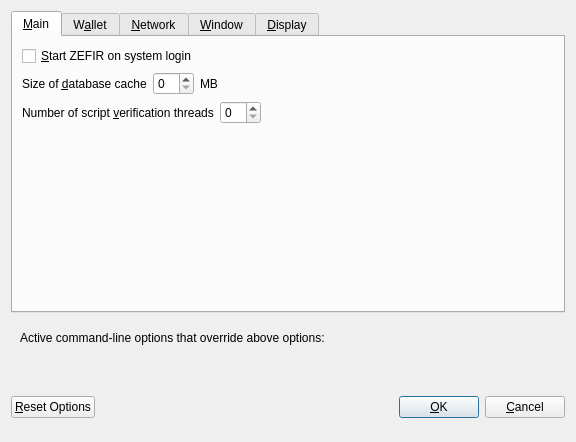
<?xml version="1.0" encoding="UTF-8"?>
<ui version="4.0">
 <class>OptionsDialog</class>
 <widget class="QDialog" name="OptionsDialog">
  <property name="geometry">
   <rect>
    <x>0</x>
    <y>0</y>
    <width>576</width>
    <height>442</height>
   </rect>
  </property>
  <property name="windowTitle">
   <string>Options</string>
  </property>
  <property name="modal">
   <bool>true</bool>
  </property>
  <layout class="QVBoxLayout" name="verticalLayout">
   <item>
    <widget class="QTabWidget" name="tabWidget">
     <property name="currentIndex">
      <number>0</number>
     </property>
     <widget class="QWidget" name="tabMain">
      <attribute name="title">
       <string>&amp;Main</string>
      </attribute>
      <layout class="QVBoxLayout" name="verticalLayout_Main">
       <item>
        <widget class="QCheckBox" name="bitcoinAtStartup">
         <property name="toolTip">
          <string>Automatically start ZEFIR after logging in to the system.</string>
         </property>
         <property name="text">
          <string>&amp;Start ZEFIR on system login</string>
         </property>
        </widget>
       </item>
       <item>
        <layout class="QHBoxLayout" name="horizontalLayout_2_Main">
         <item>
          <widget class="QLabel" name="databaseCacheLabel">
           <property name="text">
            <string>Size of &amp;database cache</string>
           </property>
           <property name="textFormat">
            <enum>Qt::PlainText</enum>
           </property>
           <property name="buddy">
            <cstring>databaseCache</cstring>
           </property>
          </widget>
         </item>
         <item>
          <widget class="QSpinBox" name="databaseCache"/>
         </item>
         <item>
          <widget class="QLabel" name="databaseCacheUnitLabel">
           <property name="text">
            <string>MB</string>
           </property>
           <property name="textFormat">
            <enum>Qt::PlainText</enum>
           </property>
          </widget>
         </item>
         <item>
          <spacer name="horizontalSpacer_2_Main">
           <property name="orientation">
            <enum>Qt::Horizontal</enum>
           </property>
           <property name="sizeHint" stdset="0">
            <size>
             <width>40</width>
             <height>20</height>
            </size>
           </property>
          </spacer>
         </item>
        </layout>
       </item>
       <item>
        <layout class="QHBoxLayout" name="horizontalLayout_3_Main">
         <item>
          <widget class="QLabel" name="threadsScriptVerifLabel">
           <property name="text">
            <string>Number of script &amp;verification threads</string>
           </property>
           <property name="textFormat">
            <enum>Qt::PlainText</enum>
           </property>
           <property name="buddy">
            <cstring>threadsScriptVerif</cstring>
           </property>
          </widget>
         </item>
         <item>
          <widget class="QSpinBox" name="threadsScriptVerif">
           <property name="toolTip">
            <string>(0 = auto, &lt;0 = leave that many cores free)</string>
           </property>
          </widget>
         </item>
         <item>
          <spacer name="horizontalSpacer_3_Main">
           <property name="orientation">
            <enum>Qt::Horizontal</enum>
           </property>
           <property name="sizeHint" stdset="0">
            <size>
             <width>40</width>
             <height>20</height>
            </size>
           </property>
          </spacer>
         </item>
        </layout>
       </item>
       <item>
        <spacer name="verticalSpacer_2">
         <property name="orientation">
          <enum>Qt::Vertical</enum>
         </property>
         <property name="sizeHint" stdset="0">
          <size>
           <width>20</width>
           <height>40</height>
          </size>
         </property>
        </spacer>
       </item>
      </layout>
     </widget>
     <widget class="QWidget" name="tabWallet">
      <attribute name="title">
       <string>W&amp;allet</string>
      </attribute>
      <layout class="QVBoxLayout" name="verticalLayout_Wallet">
       <item>
        <layout class="QHBoxLayout" name="horizontalLayout_2_Wallet">
         <item>
          <widget class="QLabel" name="labelStakeSplitThresholdText">
           <property name="text">
            <string>Stake split threshold:</string>
           </property>
          </widget>
         </item>
         <item>
          <widget class="QSpinBox" name="spinBoxStakeSplitThreshold">
           <property name="minimum">
            <number>1</number>
           </property>
           <property name="maximum">
            <number>999999</number>
           </property>
          </widget>
         </item>
        </layout>
       </item>
       <item>
        <widget class="QGroupBox" name="groupBox">
         <property name="title">
          <string>Expert</string>
         </property>
         <layout class="QVBoxLayout" name="verticalLayout_2">
          <item>
           <widget class="QCheckBox" name="coinControlFeatures">
            <property name="toolTip">
             <string>Whether to show coin control features or not.</string>
            </property>
            <property name="text">
             <string>Enable coin &amp;control features</string>
            </property>
           </widget>
          </item>
          <item>
           <widget class="QCheckBox" name="showMasternodesTab">
            <property name="toolTip">
             <string>Show additional tab listing all your masternodes in first sub-tab&lt;br/&gt;and all masternodes on the network in second sub-tab.</string>
            </property>
            <property name="text">
             <string>Show Masternodes Tab</string>
            </property>
           </widget>
          </item>
          <item>
           <widget class="QCheckBox" name="spendZeroConfChange">
            <property name="toolTip">
             <string>If you disable the spending of unconfirmed change, the change from a transaction&lt;br/&gt;cannot be used until that transaction has at least one confirmation.&lt;br/&gt;This also affects how your balance is computed.</string>
            </property>
            <property name="text">
             <string>&amp;Spend unconfirmed change</string>
            </property>
           </widget>
          </item>
         </layout>
        </widget>
       </item>
       <item>
        <spacer name="verticalSpacer_Wallet">
         <property name="orientation">
          <enum>Qt::Vertical</enum>
         </property>
         <property name="sizeHint" stdset="0">
          <size>
           <width>20</width>
           <height>40</height>
          </size>
         </property>
        </spacer>
       </item>
      </layout>
     </widget>
     <widget class="QWidget" name="tabNetwork">
      <attribute name="title">
       <string>&amp;Network</string>
      </attribute>
      <layout class="QVBoxLayout" name="verticalLayout_Network">
       <item>
        <widget class="QCheckBox" name="mapPortUpnp">
         <property name="toolTip">
          <string>Automatically open the ZEFIR client port on the router. This only works when your router supports UPnP and it is enabled.</string>
         </property>
         <property name="text">
          <string>Map port using &amp;UPnP</string>
         </property>
        </widget>
       </item>
       <item>
        <widget class="QCheckBox" name="allowIncoming">
         <property name="toolTip">
          <string>Accept connections from outside</string>
         </property>
         <property name="text">
          <string>Allow incoming connections</string>
         </property>
        </widget>
       </item>
       <item>
        <widget class="QCheckBox" name="connectSocks">
         <property name="toolTip">
          <string>Connect to the ZEFIR network through a SOCKS5 proxy.</string>
         </property>
         <property name="text">
          <string>&amp;Connect through SOCKS5 proxy (default proxy):</string>
         </property>
        </widget>
       </item>
       <item>
        <layout class="QHBoxLayout" name="horizontalLayout_1_Network">
         <item>
          <widget class="QLabel" name="proxyIpLabel">
           <property name="text">
            <string>Proxy &amp;IP:</string>
           </property>
           <property name="textFormat">
            <enum>Qt::PlainText</enum>
           </property>
           <property name="buddy">
            <cstring>proxyIp</cstring>
           </property>
          </widget>
         </item>
         <item>
          <widget class="QValidatedLineEdit" name="proxyIp">
           <property name="minimumSize">
            <size>
             <width>140</width>
             <height>0</height>
            </size>
           </property>
           <property name="maximumSize">
            <size>
             <width>140</width>
             <height>16777215</height>
            </size>
           </property>
           <property name="toolTip">
            <string>IP address of the proxy (e.g. IPv4: 127.0.0.1 / IPv6: ::1)</string>
           </property>
          </widget>
         </item>
         <item>
          <widget class="QLabel" name="proxyPortLabel">
           <property name="text">
            <string>&amp;Port:</string>
           </property>
           <property name="textFormat">
            <enum>Qt::PlainText</enum>
           </property>
           <property name="buddy">
            <cstring>proxyPort</cstring>
           </property>
          </widget>
         </item>
         <item>
          <widget class="QLineEdit" name="proxyPort">
           <property name="minimumSize">
            <size>
             <width>55</width>
             <height>0</height>
            </size>
           </property>
           <property name="maximumSize">
            <size>
             <width>55</width>
             <height>16777215</height>
            </size>
           </property>
           <property name="toolTip">
            <string>Port of the proxy (e.g. 9050)</string>
           </property>
          </widget>
         </item>
         <item>
          <spacer name="horizontalSpacer_1_Network">
           <property name="orientation">
            <enum>Qt::Horizontal</enum>
           </property>
           <property name="sizeHint" stdset="0">
            <size>
             <width>40</width>
             <height>20</height>
            </size>
           </property>
          </spacer>
         </item>
        </layout>
       </item>
       <item>
        <spacer name="verticalSpacer_Network">
         <property name="orientation">
          <enum>Qt::Vertical</enum>
         </property>
         <property name="sizeHint" stdset="0">
          <size>
           <width>20</width>
           <height>40</height>
          </size>
         </property>
        </spacer>
       </item>
      </layout>
     </widget>
     <widget class="QWidget" name="tabWindow">
      <attribute name="title">
       <string>&amp;Window</string>
      </attribute>
      <layout class="QVBoxLayout" name="verticalLayout_Window">
       <item>
        <widget class="QCheckBox" name="minimizeToTray">
         <property name="toolTip">
          <string>Show only a tray icon after minimizing the window.</string>
         </property>
         <property name="text">
          <string>&amp;Minimize to the tray instead of the taskbar</string>
         </property>
        </widget>
       </item>
       <item>
        <widget class="QCheckBox" name="minimizeOnClose">
         <property name="toolTip">
          <string>Minimize instead of exit the application when the window is closed. When this option is enabled, the application will be closed only after selecting Quit in the menu.</string>
         </property>
         <property name="text">
          <string>M&amp;inimize on close</string>
         </property>
        </widget>
       </item>
       <item>
        <spacer name="verticalSpacer_Window">
         <property name="orientation">
          <enum>Qt::Vertical</enum>
         </property>
         <property name="sizeHint" stdset="0">
          <size>
           <width>20</width>
           <height>40</height>
          </size>
         </property>
        </spacer>
       </item>
      </layout>
     </widget>
     <widget class="QWidget" name="tabDisplay">
      <attribute name="title">
       <string>&amp;Display</string>
      </attribute>
      <layout class="QVBoxLayout" name="verticalLayout_Display">
       <item>
        <layout class="QHBoxLayout" name="horizontalLayout_1_Display">
         <item>
          <widget class="QLabel" name="langLabel">
           <property name="text">
            <string>User Interface &amp;language:</string>
           </property>
           <property name="textFormat">
            <enum>Qt::PlainText</enum>
           </property>
           <property name="buddy">
            <cstring>lang</cstring>
           </property>
          </widget>
         </item>
         <item>
          <widget class="QValueComboBox" name="lang">
           <property name="toolTip">
            <string>The user interface language can be set here. This setting will take effect after restarting ZEFIR.</string>
           </property>
          </widget>
         </item>
        </layout>
       </item>
       <item>
        <widget class="QLabel" name="label_3">
         <property name="toolTip">
          <string notr="true"/>
         </property>
         <property name="statusTip">
          <string notr="true"/>
         </property>
         <property name="whatsThis">
          <string notr="true"/>
         </property>
         <property name="accessibleName">
          <string notr="true"/>
         </property>
         <property name="text">
          <string>Language missing or translation incomplete? Help contributing translations here:
https://www.transifex.com/zefir-project/zefir-project-translations</string>
         </property>
         <property name="wordWrap">
          <bool>true</bool>
         </property>
         <property name="openExternalLinks">
          <bool>true</bool>
         </property>
         <property name="textInteractionFlags">
          <set>Qt::TextBrowserInteraction</set>
         </property>
        </widget>
       </item>
       <item>
        <layout class="QHBoxLayout" name="horizontalLayout_4_Display" stretch="0,0">
         <item>
          <widget class="QLabel" name="themeLabel">
           <property name="text">
            <string>User Interface Theme:</string>
           </property>
          </widget>
         </item>
         <item>
          <widget class="QValueComboBox" name="theme"/>
         </item>
        </layout>
       </item>
       <item>
        <widget class="Line" name="line">
         <property name="orientation">
          <enum>Qt::Horizontal</enum>
         </property>
        </widget>
       </item>
       <item>
        <layout class="QHBoxLayout" name="horizontalLayout_2_Display">
         <item>
          <widget class="QLabel" name="unitLabel">
           <property name="text">
            <string>&amp;Unit to show amounts in:</string>
           </property>
           <property name="textFormat">
            <enum>Qt::PlainText</enum>
           </property>
           <property name="buddy">
            <cstring>unit</cstring>
           </property>
          </widget>
         </item>
         <item>
          <widget class="QValueComboBox" name="unit">
           <property name="toolTip">
            <string>Choose the default subdivision unit to show in the interface and when sending coins.</string>
           </property>
          </widget>
         </item>
        </layout>
       </item>
       <item>
        <layout class="QHBoxLayout" name="horizontalLayout_5_Display">
         <item>
          <widget class="QLabel" name="digitsLabel">
           <property name="text">
            <string>Decimal digits</string>
           </property>
          </widget>
         </item>
         <item>
          <widget class="QValueComboBox" name="digits"/>
         </item>
        </layout>
       </item>
       <item>
        <widget class="QCheckBox" name="checkBoxHideZeroBalances">
         <property name="toolTip">
          <string>Hide empty balances</string>
         </property>
         <property name="layoutDirection">
          <enum>Qt::LeftToRight</enum>
         </property>
         <property name="text">
          <string>Hide empty balances</string>
         </property>
        </widget>
       </item>
       <item>
        <layout class="QHBoxLayout" name="horizontalLayout_3_Display">
         <item>
          <widget class="QLabel" name="thirdPartyTxUrlsLabel">
           <property name="toolTip">
            <string>Third party URLs (e.g. a block explorer) that appear in the transactions tab as context menu items. %s in the URL is replaced by transaction hash. Multiple URLs are separated by vertical bar |.</string>
           </property>
           <property name="text">
            <string>Third party transaction URLs</string>
           </property>
           <property name="buddy">
            <cstring>thirdPartyTxUrls</cstring>
           </property>
          </widget>
         </item>
         <item>
          <widget class="QLineEdit" name="thirdPartyTxUrls">
           <property name="toolTip">
            <string>Third party URLs (e.g. a block explorer) that appear in the transactions tab as context menu items. %s in the URL is replaced by transaction hash. Multiple URLs are separated by vertical bar |.</string>
           </property>
          </widget>
         </item>
        </layout>
       </item>
       <item>
        <spacer name="verticalSpacer">
         <property name="orientation">
          <enum>Qt::Vertical</enum>
         </property>
         <property name="sizeHint" stdset="0">
          <size>
           <width>20</width>
           <height>40</height>
          </size>
         </property>
        </spacer>
       </item>
      </layout>
     </widget>
    </widget>
   </item>
   <item>
    <widget class="QFrame" name="frame">
     <layout class="QVBoxLayout" name="verticalLayout_Bottom">
      <item>
       <layout class="QHBoxLayout" name="horizontalLayout_Bottom">
        <item>
         <widget class="QLabel" name="overriddenByCommandLineInfoLabel">
          <property name="text">
           <string>Active command-line options that override above options:</string>
          </property>
          <property name="textFormat">
           <enum>Qt::PlainText</enum>
          </property>
         </widget>
        </item>
        <item>
         <spacer name="horizontalSpacer_Bottom">
          <property name="orientation">
           <enum>Qt::Horizontal</enum>
          </property>
          <property name="sizeHint" stdset="0">
           <size>
            <width>40</width>
            <height>20</height>
           </size>
          </property>
         </spacer>
        </item>
       </layout>
      </item>
      <item>
       <widget class="QLabel" name="overriddenByCommandLineLabel">
        <property name="text">
         <string/>
        </property>
        <property name="textFormat">
         <enum>Qt::PlainText</enum>
        </property>
        <property name="wordWrap">
         <bool>true</bool>
        </property>
       </widget>
      </item>
     </layout>
    </widget>
   </item>
   <item>
    <layout class="QHBoxLayout" name="horizontalLayout_Buttons">
     <item>
      <widget class="QPushButton" name="resetButton">
       <property name="toolTip">
        <string>Reset all client options to default.</string>
       </property>
       <property name="text">
        <string>&amp;Reset Options</string>
       </property>
       <property name="autoDefault">
        <bool>false</bool>
       </property>
      </widget>
     </item>
     <item>
      <spacer name="horizontalSpacer_1">
       <property name="orientation">
        <enum>Qt::Horizontal</enum>
       </property>
       <property name="sizeHint" stdset="0">
        <size>
         <width>40</width>
         <height>48</height>
        </size>
       </property>
      </spacer>
     </item>
     <item>
      <widget class="QLabel" name="statusLabel">
       <property name="minimumSize">
        <size>
         <width>200</width>
         <height>0</height>
        </size>
       </property>
       <property name="font">
        <font>
         <weight>75</weight>
         <bold>true</bold>
        </font>
       </property>
       <property name="text">
        <string/>
       </property>
       <property name="textFormat">
        <enum>Qt::PlainText</enum>
       </property>
       <property name="wordWrap">
        <bool>true</bool>
       </property>
      </widget>
     </item>
     <item>
      <spacer name="horizontalSpacer_2">
       <property name="orientation">
        <enum>Qt::Horizontal</enum>
       </property>
       <property name="sizeHint" stdset="0">
        <size>
         <width>40</width>
         <height>48</height>
        </size>
       </property>
      </spacer>
     </item>
     <item>
      <widget class="QPushButton" name="okButton">
       <property name="text">
        <string>&amp;OK</string>
       </property>
       <property name="autoDefault">
        <bool>false</bool>
       </property>
       <property name="default">
        <bool>true</bool>
       </property>
      </widget>
     </item>
     <item>
      <widget class="QPushButton" name="cancelButton">
       <property name="text">
        <string>&amp;Cancel</string>
       </property>
       <property name="autoDefault">
        <bool>false</bool>
       </property>
      </widget>
     </item>
    </layout>
   </item>
  </layout>
 </widget>
 <customwidgets>
  <customwidget>
   <class>QValidatedLineEdit</class>
   <extends>QLineEdit</extends>
   <header>qvalidatedlineedit.h</header>
  </customwidget>
  <customwidget>
   <class>QValueComboBox</class>
   <extends>QComboBox</extends>
   <header>qvaluecombobox.h</header>
  </customwidget>
 </customwidgets>
 <resources/>
 <connections/>
</ui>
